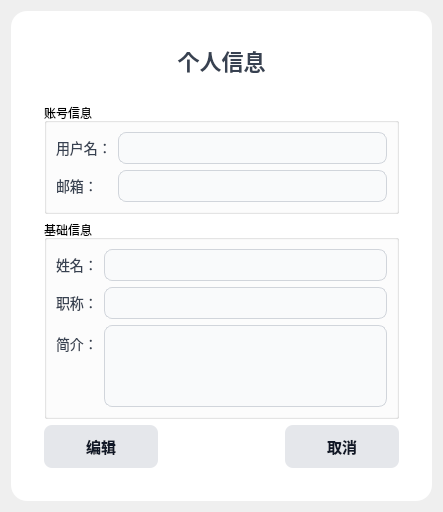
<?xml version="1.0" encoding="UTF-8"?>
<ui version="4.0">
 <class>DoctorPersonalInfoForm</class>
 <widget class="QWidget" name="DoctorPersonalInfoForm">
  <property name="geometry">
   <rect>
    <x>0</x>
    <y>0</y>
    <width>443</width>
    <height>509</height>
   </rect>
  </property>
  <property name="windowTitle">
   <string>个人信息</string>
  </property>
  <layout class="QVBoxLayout" name="verticalLayout">
   <item>
    <spacer name="topSpacer">
     <property name="orientation">
      <enum>Qt::Orientation::Vertical</enum>
     </property>
     <property name="sizeHint" stdset="0">
      <size>
       <width>20</width>
       <height>20</height>
      </size>
     </property>
    </spacer>
   </item>
   <item>
    <widget class="QFrame" name="infoFrame">
     <property name="styleSheet">
      <string notr="true">
        QFrame {
            background: #ffffff;
            border-radius: 16px;
            padding: 24px;
        }
        QLabel {
            font-size: 14px;
            color: #374151;
            background: transparent;
            margin: 0px;
            padding: 0px;
        }
        QLineEdit, QSpinBox, QComboBox {
            border: 1px solid #d1d5db;
            border-radius: 8px;
            padding: 6px;
            font-size: 14px;
            background: #f9fafb;
        }
        QLineEdit:focus, QSpinBox:focus, QComboBox:focus {
            border: 1px solid #3b82f6;
            background: #f9fafb;
        }
        QPushButton {
            border: none;
            border-radius: 8px;
            padding: 10px;
            font-size: 15px;
            font-weight: bold;
        }
        QLineEdit, QTextEdit, QCheckBox {
            color: black;
        }
        QTextEdit {
            border: 1px solid #d1d5db;
            border-radius: 8px;
            padding: 6px;
            font-size: 14px;
            background: #f9fafb;
        }
        QTextEdit:focus {
            border: 1px solid #3b82f6;
            background: #f9fafb;
        }
        #editButton {
            background: #e5e7eb;
            color: #111827;
        }
        #editButton:hover {
            background-color: #d1d5db;
        }
        #saveButton {
            background-color: qlineargradient(x1:0, y1:0, x2:1, y2:0,
                                             stop:0 #3b82f6, stop:1 #2563eb);
            color: white;
        }
        #saveButton:hover {
            background-color: #1d4ed8;
        }
        #cancelButton {
            background: #e5e7eb;
            color: #111827;
        }
        #cancelButton:hover {
            background-color: #d1d5db;
        }
      </string>
     </property>
     <layout class="QVBoxLayout" name="frameLayout">
      <item>
       <widget class="QLabel" name="titleLabel">
        <property name="styleSheet">
         <string notr="true">font-size:22px; font-weight:bold; margin-bottom:20px;</string>
        </property>
        <property name="text">
         <string>个人信息</string>
        </property>
        <property name="alignment">
         <set>Qt::AlignmentFlag::AlignCenter</set>
        </property>
       </widget>
      </item>
      <item>
       <widget class="QGroupBox" name="accountGroupBox">
        <property name="title">
         <string>账号信息</string>
        </property>
        <layout class="QFormLayout" name="accountFormLayout">
         <property name="fieldGrowthPolicy">
          <enum>QFormLayout::FieldGrowthPolicy::ExpandingFieldsGrow</enum>
         </property>
         <item row="0" column="0">
          <widget class="QLabel" name="labelUsername">
           <property name="text">
            <string>用户名：</string>
           </property>
          </widget>
         </item>
         <item row="0" column="1">
          <widget class="QLineEdit" name="usernameEdit">
           <property name="sizePolicy">
            <sizepolicy hsizetype="Expanding" vsizetype="Fixed">
             <horstretch>0</horstretch>
             <verstretch>0</verstretch>
            </sizepolicy>
           </property>
          </widget>
         </item>
         <item row="1" column="0">
          <widget class="QLabel" name="labelEmail">
           <property name="text">
            <string>邮箱：</string>
           </property>
          </widget>
         </item>
         <item row="1" column="1">
          <widget class="QLineEdit" name="emailEdit">
           <property name="sizePolicy">
            <sizepolicy hsizetype="Expanding" vsizetype="Fixed">
             <horstretch>0</horstretch>
             <verstretch>0</verstretch>
            </sizepolicy>
           </property>
          </widget>
         </item>
        </layout>
       </widget>
      </item>
      <item>
       <widget class="QGroupBox" name="personalGroupBox">
        <property name="title">
         <string>基础信息</string>
        </property>
        <layout class="QFormLayout" name="formLayout">
         <property name="fieldGrowthPolicy">
          <enum>QFormLayout::FieldGrowthPolicy::ExpandingFieldsGrow</enum>
         </property>
         <item row="0" column="0">
          <widget class="QLabel" name="labelName">
           <property name="text">
            <string>姓名：</string>
           </property>
          </widget>
         </item>
         <item row="0" column="1">
          <widget class="QLineEdit" name="nameEdit">
           <property name="sizePolicy">
            <sizepolicy hsizetype="Expanding" vsizetype="Fixed">
             <horstretch>0</horstretch>
             <verstretch>0</verstretch>
            </sizepolicy>
           </property>
          </widget>
         </item>
         <item row="1" column="0">
          <widget class="QLabel" name="labelIdNumber">
           <property name="text">
            <string>职称：</string>
           </property>
          </widget>
         </item>
         <item row="1" column="1">
          <widget class="QLineEdit" name="titleEdit">
           <property name="sizePolicy">
            <sizepolicy hsizetype="Expanding" vsizetype="Fixed">
             <horstretch>0</horstretch>
             <verstretch>0</verstretch>
            </sizepolicy>
           </property>
          </widget>
         </item>
         <item row="2" column="0">
          <widget class="QLabel" name="labelPhoneNumber">
           <property name="text">
            <string>简介：</string>
           </property>
          </widget>
         </item>
         <item row="2" column="1">
          <widget class="QTextEdit" name="descriptionEdit">
          </widget>
         </item>
        </layout>
       </widget>
      </item>
      <item>
       <layout class="QHBoxLayout" name="buttonLayout">
        <item>
         <widget class="QPushButton" name="editButton">
          <property name="text">
           <string>编辑</string>
          </property>
         </widget>
        </item>
        <item>
         <widget class="QPushButton" name="saveButton">
          <property name="visible">
           <bool>false</bool>
          </property>
          <property name="text">
           <string>保存</string>
          </property>
         </widget>
        </item>
        <item>
         <widget class="QPushButton" name="cancelButton">
          <property name="visible">
           <bool>false</bool>
          </property>
          <property name="text">
           <string>取消</string>
          </property>
         </widget>
        </item>
       </layout>
      </item>
     </layout>
    </widget>
   </item>
   <item>
    <spacer name="bottomSpacer">
     <property name="orientation">
      <enum>Qt::Orientation::Vertical</enum>
     </property>
     <property name="sizeHint" stdset="0">
      <size>
       <width>20</width>
       <height>40</height>
      </size>
     </property>
    </spacer>
   </item>
  </layout>
 </widget>
 <resources/>
 <connections/>
</ui>
